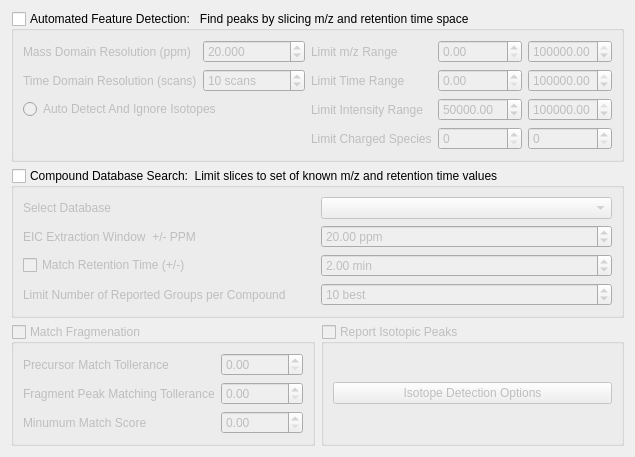
     <widget class="QWidget" name="featureSelectionTab">
      <attribute name="title">
       <string>Feature Detection Selection</string>
      </attribute>
      <layout class="QGridLayout" name="gridLayout_10">
       <item row="0" column="0" colspan="2">
        <widget class="QGroupBox" name="featureOptions">
         <property name="enabled">
          <bool>true</bool>
         </property>
         <property name="statusTip">
          <string/>
         </property>
         <property name="autoFillBackground">
          <bool>false</bool>
         </property>
         <property name="title">
          <string>Automated Feature Detection:   Find peaks by slicing m/z and retention time space</string>
         </property>
         <property name="flat">
          <bool>false</bool>
         </property>
         <property name="checkable">
          <bool>true</bool>
         </property>
         <property name="checked">
          <bool>false</bool>
         </property>
         <layout class="QGridLayout" name="gridLayout">
          <item row="0" column="2">
           <widget class="QLabel" name="label_17">
            <property name="text">
             <string>Limit m/z Range</string>
            </property>
           </widget>
          </item>
          <item row="2" column="2">
           <widget class="QLabel" name="label_19">
            <property name="text">
             <string>Limit Intensity Range</string>
            </property>
           </widget>
          </item>
          <item row="1" column="4">
           <widget class="QDoubleSpinBox" name="rtMax">
            <property name="maximum">
             <double>999999999.000000000000000</double>
            </property>
            <property name="value">
             <double>999999999.000000000000000</double>
            </property>
           </widget>
          </item>
          <item row="3" column="2">
           <widget class="QLabel" name="label_20">
            <property name="text">
             <string>Limit Charged Species</string>
            </property>
           </widget>
          </item>
          <item row="2" column="0" colspan="2">
           <widget class="QRadioButton" name="ignoreIsotopes">
            <property name="text">
             <string>Auto Detect And Ignore Isotopes</string>
            </property>
           </widget>
          </item>
          <item row="0" column="1">
           <widget class="QDoubleSpinBox" name="ppmStep">
            <property name="decimals">
             <number>3</number>
            </property>
            <property name="maximum">
             <double>1000000000.000000000000000</double>
            </property>
            <property name="singleStep">
             <double>1.000000000000000</double>
            </property>
            <property name="value">
             <double>20.000000000000000</double>
            </property>
           </widget>
          </item>
          <item row="1" column="1">
           <widget class="QDoubleSpinBox" name="rtStep">
            <property name="statusTip">
             <string>mz-rt matrix binning</string>
            </property>
            <property name="prefix">
             <string/>
            </property>
            <property name="suffix">
             <string> scans</string>
            </property>
            <property name="decimals">
             <number>0</number>
            </property>
            <property name="minimum">
             <double>1.000000000000000</double>
            </property>
            <property name="maximum">
             <double>1000000.000000000000000</double>
            </property>
            <property name="singleStep">
             <double>5.000000000000000</double>
            </property>
            <property name="value">
             <double>10.000000000000000</double>
            </property>
           </widget>
          </item>
          <item row="2" column="3">
           <widget class="QDoubleSpinBox" name="minIntensity">
            <property name="maximum">
             <double>9999999999.989999771118164</double>
            </property>
            <property name="value">
             <double>50000.000000000000000</double>
            </property>
           </widget>
          </item>
          <item row="3" column="3">
           <widget class="QSpinBox" name="chargeMin">
            <property name="minimum">
             <number>0</number>
            </property>
            <property name="maximum">
             <number>999999999</number>
            </property>
            <property name="value">
             <number>0</number>
            </property>
           </widget>
          </item>
          <item row="2" column="4">
           <widget class="QDoubleSpinBox" name="maxIntensity">
            <property name="maximum">
             <double>9999999999.989999771118164</double>
            </property>
            <property name="value">
             <double>9999999999.000000000000000</double>
            </property>
           </widget>
          </item>
          <item row="1" column="0">
           <widget class="QLabel" name="label">
            <property name="text">
             <string>Time Domain Resolution (scans)</string>
            </property>
           </widget>
          </item>
          <item row="3" column="4">
           <widget class="QSpinBox" name="chargeMax">
            <property name="minimum">
             <number>0</number>
            </property>
            <property name="maximum">
             <number>999999999</number>
            </property>
            <property name="value">
             <number>0</number>
            </property>
           </widget>
          </item>
          <item row="0" column="4">
           <widget class="QDoubleSpinBox" name="mzMax">
            <property name="maximum">
             <double>999999999.000000000000000</double>
            </property>
            <property name="value">
             <double>999999999.000000000000000</double>
            </property>
           </widget>
          </item>
          <item row="1" column="3">
           <widget class="QDoubleSpinBox" name="rtMin">
            <property name="maximum">
             <double>999999999.000000000000000</double>
            </property>
           </widget>
          </item>
          <item row="0" column="0">
           <widget class="QLabel" name="label_7">
            <property name="text">
             <string>Mass Domain Resolution (ppm)</string>
            </property>
           </widget>
          </item>
          <item row="0" column="3">
           <widget class="QDoubleSpinBox" name="mzMin">
            <property name="maximum">
             <double>999999999.000000000000000</double>
            </property>
           </widget>
          </item>
          <item row="1" column="2">
           <widget class="QLabel" name="label_18">
            <property name="text">
             <string>Limit Time Range</string>
            </property>
           </widget>
          </item>
         </layout>
        </widget>
       </item>
       <item row="1" column="0" rowspan="2" colspan="2">
        <widget class="QGroupBox" name="dbOptions">
         <property name="title">
          <string>Compound Database Search:  Limit slices to set of known m/z and retention time values</string>
         </property>
         <property name="checkable">
          <bool>true</bool>
         </property>
         <property name="checked">
          <bool>false</bool>
         </property>
         <layout class="QGridLayout" name="gridLayout_2">
          <item row="0" column="0">
           <widget class="QLabel" name="label_3">
            <property name="text">
             <string>Select Database</string>
            </property>
           </widget>
          </item>
          <item row="4" column="0">
           <widget class="QLabel" name="label_16">
            <property name="text">
             <string>Limit Number of Reported Groups per Compound</string>
            </property>
           </widget>
          </item>
          <item row="1" column="2">
           <widget class="QDoubleSpinBox" name="compoundPPMWindow">
            <property name="suffix">
             <string> ppm</string>
            </property>
            <property name="maximum">
             <double>1000000.000000000000000</double>
            </property>
            <property name="value">
             <double>20.000000000000000</double>
            </property>
           </widget>
          </item>
          <item row="4" column="2">
           <widget class="QSpinBox" name="eicMaxGroups">
            <property name="suffix">
             <string> best</string>
            </property>
            <property name="minimum">
             <number>1</number>
            </property>
            <property name="maximum">
             <number>999999999</number>
            </property>
            <property name="value">
             <number>10</number>
            </property>
           </widget>
          </item>
          <item row="1" column="0">
           <widget class="QLabel" name="label_11">
            <property name="text">
             <string>EIC Extraction Window  +/- PPM </string>
            </property>
           </widget>
          </item>
          <item row="3" column="2">
           <widget class="QDoubleSpinBox" name="compoundRTWindow">
            <property name="prefix">
             <string/>
            </property>
            <property name="suffix">
             <string> min</string>
            </property>
            <property name="maximum">
             <double>999999999.000000000000000</double>
            </property>
            <property name="singleStep">
             <double>0.500000000000000</double>
            </property>
            <property name="value">
             <double>2.000000000000000</double>
            </property>
           </widget>
          </item>
          <item row="0" column="2">
           <widget class="QComboBox" name="compoundDatabase"/>
          </item>
          <item row="3" column="0">
           <widget class="QCheckBox" name="matchRt">
            <property name="text">
             <string>Match Retention Time (+/-)</string>
            </property>
            <property name="checked">
             <bool>false</bool>
            </property>
           </widget>
          </item>
         </layout>
        </widget>
       </item>
       <item row="4" column="0">
        <widget class="QGroupBox" name="matchFragmentatioOptions">
         <property name="enabled">
          <bool>false</bool>
         </property>
         <property name="title">
          <string>Match Fragmenation</string>
         </property>
         <property name="checkable">
          <bool>true</bool>
         </property>
         <property name="checked">
          <bool>false</bool>
         </property>
         <layout class="QGridLayout" name="gridLayout_8">
          <item row="1" column="1">
           <widget class="QDoubleSpinBox" name="doubleSpinBox"/>
          </item>
          <item row="2" column="1">
           <widget class="QDoubleSpinBox" name="minFragMatchScore">
            <property name="prefix">
             <string/>
            </property>
            <property name="suffix">
             <string/>
            </property>
            <property name="maximum">
             <double>1.000000000000000</double>
            </property>
            <property name="singleStep">
             <double>0.100000000000000</double>
            </property>
           </widget>
          </item>
          <item row="0" column="0">
           <widget class="QLabel" name="label_21">
            <property name="text">
             <string>Precursor Match Tollerance</string>
            </property>
           </widget>
          </item>
          <item row="0" column="1">
           <widget class="QDoubleSpinBox" name="doubleSpinBox_2"/>
          </item>
          <item row="1" column="0">
           <widget class="QLabel" name="label_4">
            <property name="text">
             <string>Fragment Peak Matching Tollerance</string>
            </property>
           </widget>
          </item>
          <item row="2" column="0">
           <widget class="QLabel" name="label_22">
            <property name="text">
             <string>Minumum Match Score</string>
            </property>
           </widget>
          </item>
         </layout>
         <zorder>label_22</zorder>
         <zorder>minFragMatchScore</zorder>
         <zorder>doubleSpinBox</zorder>
         <zorder>label_4</zorder>
         <zorder>doubleSpinBox_2</zorder>
         <zorder>label_21</zorder>
        </widget>
       </item>
       <item row="4" column="1">
        <widget class="QGroupBox" name="reportIsotopesOptions">
         <property name="enabled">
          <bool>false</bool>
         </property>
         <property name="title">
          <string>Report Isotopic Peaks</string>
         </property>
         <property name="checkable">
          <bool>true</bool>
         </property>
         <property name="checked">
          <bool>false</bool>
         </property>
         <layout class="QVBoxLayout" name="verticalLayout_2">
          <item>
           <widget class="QPushButton" name="changeIsotopeOptions">
            <property name="text">
             <string>Isotope Detection Options</string>
            </property>
           </widget>
          </item>
         </layout>
        </widget>
       </item>
      </layout>
     </widget>
